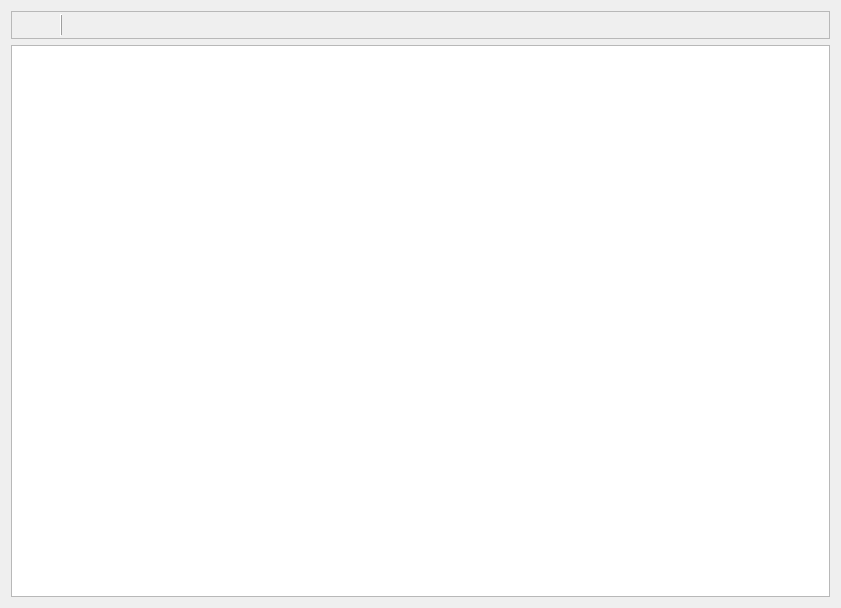
<?xml version="1.0" encoding="UTF-8"?>
<ui version="4.0">
 <class>SvDeviceLogWindow</class>
 <widget class="QDialog" name="SvDeviceLogWindow">
  <property name="geometry">
   <rect>
    <x>0</x>
    <y>0</y>
    <width>841</width>
    <height>608</height>
   </rect>
  </property>
  <property name="windowTitle">
   <string>Dialog</string>
  </property>
  <layout class="QVBoxLayout" name="verticalLayout">
   <item>
    <widget class="QFrame" name="frame">
     <property name="frameShape">
      <enum>QFrame::StyledPanel</enum>
     </property>
     <property name="frameShadow">
      <enum>QFrame::Raised</enum>
     </property>
     <layout class="QHBoxLayout" name="horizontalLayout">
      <property name="leftMargin">
       <number>2</number>
      </property>
      <property name="topMargin">
       <number>2</number>
      </property>
      <property name="rightMargin">
       <number>2</number>
      </property>
      <property name="bottomMargin">
       <number>2</number>
      </property>
      <item>
       <widget class="QPushButton" name="bnSave">
        <property name="enabled">
         <bool>false</bool>
        </property>
        <property name="text">
         <string/>
        </property>
        <property name="icon">
         <iconset resource="res.qrc">
          <normaloff>:/my_icons/icons/012-diskette.png</normaloff>:/my_icons/icons/012-diskette.png</iconset>
        </property>
        <property name="iconSize">
         <size>
          <width>32</width>
          <height>32</height>
         </size>
        </property>
        <property name="shortcut">
         <string>Ctrl+S</string>
        </property>
        <property name="flat">
         <bool>true</bool>
        </property>
       </widget>
      </item>
      <item>
       <widget class="QFrame" name="frame_2">
        <property name="frameShape">
         <enum>QFrame::VLine</enum>
        </property>
        <property name="frameShadow">
         <enum>QFrame::Raised</enum>
        </property>
       </widget>
      </item>
      <item>
       <widget class="QPushButton" name="bnStartStop">
        <property name="text">
         <string/>
        </property>
        <property name="icon">
         <iconset resource="res.qrc">
          <normaloff>:/my_icons/icons/031-stop-2.png</normaloff>:/my_icons/icons/031-stop-2.png</iconset>
        </property>
        <property name="iconSize">
         <size>
          <width>32</width>
          <height>32</height>
         </size>
        </property>
        <property name="shortcut">
         <string>Ctrl+Z</string>
        </property>
        <property name="flat">
         <bool>true</bool>
        </property>
       </widget>
      </item>
      <item>
       <widget class="QFrame" name="frame_3">
        <property name="frameShape">
         <enum>QFrame::StyledPanel</enum>
        </property>
        <property name="frameShadow">
         <enum>QFrame::Raised</enum>
        </property>
       </widget>
      </item>
      <item>
       <widget class="QPushButton" name="bnClear">
        <property name="text">
         <string/>
        </property>
        <property name="icon">
         <iconset resource="res.qrc">
          <normaloff>:/my_icons/icons/017-file.png</normaloff>:/my_icons/icons/017-file.png</iconset>
        </property>
        <property name="iconSize">
         <size>
          <width>32</width>
          <height>32</height>
         </size>
        </property>
        <property name="flat">
         <bool>true</bool>
        </property>
       </widget>
      </item>
      <item>
       <spacer name="horizontalSpacer">
        <property name="orientation">
         <enum>Qt::Horizontal</enum>
        </property>
        <property name="sizeHint" stdset="0">
         <size>
          <width>40</width>
          <height>20</height>
         </size>
        </property>
       </spacer>
      </item>
     </layout>
    </widget>
   </item>
   <item>
    <widget class="QTextEdit" name="textLog"/>
   </item>
  </layout>
 </widget>
 <resources>
  <include location="res.qrc"/>
 </resources>
 <connections/>
</ui>
